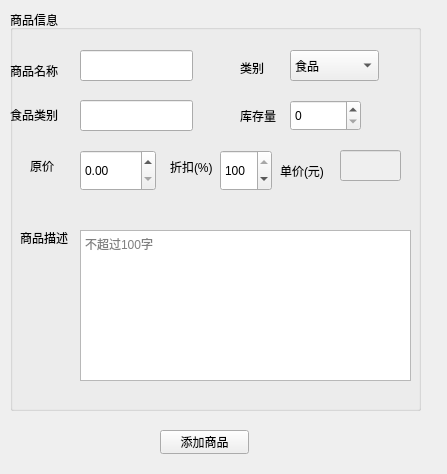
<?xml version="1.0" encoding="UTF-8"?>
<ui version="4.0">
 <class>commodityInfo</class>
 <widget class="QWidget" name="commodityInfo">
  <property name="geometry">
   <rect>
    <x>0</x>
    <y>0</y>
    <width>447</width>
    <height>474</height>
   </rect>
  </property>
  <property name="windowTitle">
   <string>Form</string>
  </property>
  <widget class="QGroupBox" name="groupBox_4">
   <property name="enabled">
    <bool>true</bool>
   </property>
   <property name="geometry">
    <rect>
     <x>10</x>
     <y>10</y>
     <width>411</width>
     <height>401</height>
    </rect>
   </property>
   <property name="title">
    <string>商品信息</string>
   </property>
   <widget class="QComboBox" name="comboBox">
    <property name="geometry">
     <rect>
      <x>280</x>
      <y>40</y>
      <width>89</width>
      <height>31</height>
     </rect>
    </property>
    <item>
     <property name="text">
      <string>食品</string>
     </property>
    </item>
    <item>
     <property name="text">
      <string>服装</string>
     </property>
    </item>
    <item>
     <property name="text">
      <string>图书</string>
     </property>
    </item>
   </widget>
   <widget class="QLabel" name="label_7">
    <property name="geometry">
     <rect>
      <x>230</x>
      <y>50</y>
      <width>72</width>
      <height>15</height>
     </rect>
    </property>
    <property name="text">
     <string>类别</string>
    </property>
   </widget>
   <widget class="QLineEdit" name="name">
    <property name="geometry">
     <rect>
      <x>70</x>
      <y>40</y>
      <width>113</width>
      <height>31</height>
     </rect>
    </property>
   </widget>
   <widget class="QLabel" name="label_8">
    <property name="geometry">
     <rect>
      <x>0</x>
      <y>50</y>
      <width>72</width>
      <height>21</height>
     </rect>
    </property>
    <property name="text">
     <string>商品名称</string>
    </property>
   </widget>
   <widget class="QDoubleSpinBox" name="price">
    <property name="geometry">
     <rect>
      <x>70</x>
      <y>140</y>
      <width>76</width>
      <height>41</height>
     </rect>
    </property>
    <property name="minimum">
     <double>0.000000000000000</double>
    </property>
    <property name="maximum">
     <double>2500.000000000000000</double>
    </property>
   </widget>
   <widget class="QLabel" name="label_9">
    <property name="geometry">
     <rect>
      <x>20</x>
      <y>140</y>
      <width>72</width>
      <height>31</height>
     </rect>
    </property>
    <property name="text">
     <string>原价</string>
    </property>
   </widget>
   <widget class="QTextEdit" name="description">
    <property name="geometry">
     <rect>
      <x>70</x>
      <y>220</y>
      <width>331</width>
      <height>151</height>
     </rect>
    </property>
    <property name="placeholderText">
     <string>不超过100字</string>
    </property>
   </widget>
   <widget class="QLabel" name="label_10">
    <property name="geometry">
     <rect>
      <x>10</x>
      <y>220</y>
      <width>72</width>
      <height>15</height>
     </rect>
    </property>
    <property name="text">
     <string>商品描述</string>
    </property>
   </widget>
   <widget class="QLabel" name="addLable">
    <property name="geometry">
     <rect>
      <x>0</x>
      <y>89</y>
      <width>72</width>
      <height>31</height>
     </rect>
    </property>
    <property name="text">
     <string>食品类别</string>
    </property>
   </widget>
   <widget class="QLineEdit" name="add">
    <property name="geometry">
     <rect>
      <x>70</x>
      <y>90</y>
      <width>113</width>
      <height>31</height>
     </rect>
    </property>
   </widget>
   <widget class="QSpinBox" name="number">
    <property name="geometry">
     <rect>
      <x>280</x>
      <y>90</y>
      <width>71</width>
      <height>31</height>
     </rect>
    </property>
   </widget>
   <widget class="QLabel" name="label_15">
    <property name="geometry">
     <rect>
      <x>230</x>
      <y>95</y>
      <width>61</width>
      <height>21</height>
     </rect>
    </property>
    <property name="text">
     <string>库存量</string>
    </property>
   </widget>
   <widget class="QLabel" name="label">
    <property name="geometry">
     <rect>
      <x>160</x>
      <y>147</y>
      <width>61</width>
      <height>20</height>
     </rect>
    </property>
    <property name="text">
     <string>折扣(%)</string>
    </property>
   </widget>
   <widget class="QSpinBox" name="discount">
    <property name="geometry">
     <rect>
      <x>210</x>
      <y>140</y>
      <width>52</width>
      <height>41</height>
     </rect>
    </property>
    <property name="minimum">
     <number>1</number>
    </property>
    <property name="maximum">
     <number>100</number>
    </property>
    <property name="value">
     <number>100</number>
    </property>
   </widget>
   <widget class="QLabel" name="label_2">
    <property name="geometry">
     <rect>
      <x>270</x>
      <y>150</y>
      <width>72</width>
      <height>21</height>
     </rect>
    </property>
    <property name="text">
     <string>单价(元)</string>
    </property>
   </widget>
   <widget class="QLineEdit" name="lineEdit">
    <property name="enabled">
     <bool>false</bool>
    </property>
    <property name="geometry">
     <rect>
      <x>330</x>
      <y>140</y>
      <width>61</width>
      <height>31</height>
     </rect>
    </property>
   </widget>
  </widget>
  <widget class="QPushButton" name="pushButton_4">
   <property name="geometry">
    <rect>
     <x>160</x>
     <y>430</y>
     <width>89</width>
     <height>24</height>
    </rect>
   </property>
   <property name="text">
    <string>添加商品</string>
   </property>
  </widget>
 </widget>
 <resources/>
 <connections/>
</ui>
